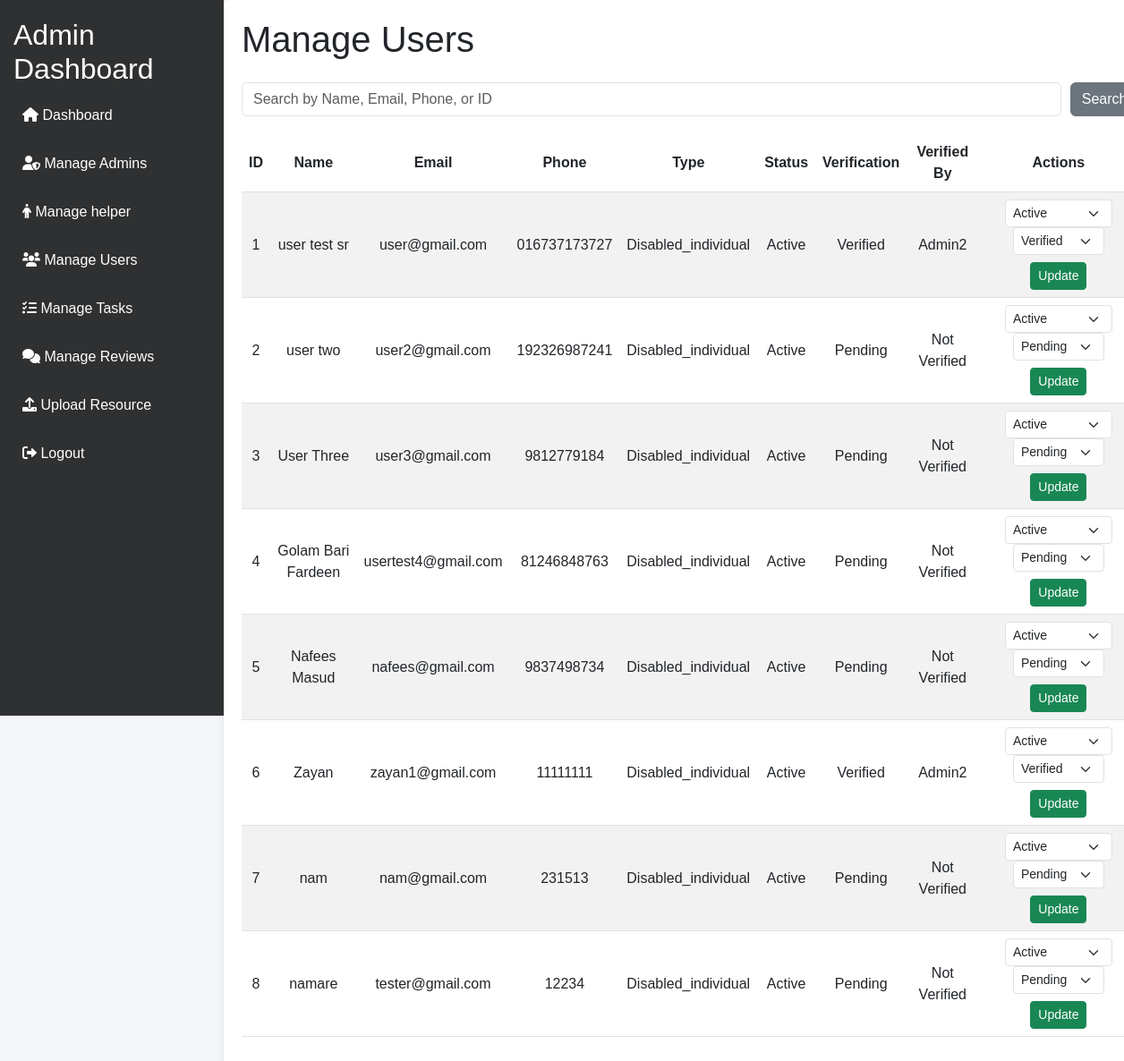
Page /admin/users.php (signed in) on the committed database.
### tables this page shows
CREATE TABLE `users` (
  `user_id` int NOT NULL AUTO_INCREMENT,
  `name` varchar(255) NOT NULL,
  `email` varchar(255) NOT NULL,
  `profile_photo` text,
  `password_hash` varchar(255) NOT NULL,
  `phone_number` varchar(15) DEFAULT NULL,
  `address` text,
  `user_type` enum('disabled_individual','family_member','caretaker') NOT NULL,
  `created_at` timestamp NULL DEFAULT CURRENT_TIMESTAMP,
  `updated_at` timestamp NULL DEFAULT CURRENT_TIMESTAMP ON UPDATE CURRENT_TIMESTAMP,
  `verification_status` enum('pending','verified','rejected') DEFAULT 'pending',
  `verified_by` int DEFAULT NULL,
  `status` enum('active','suspended','deactivated') DEFAULT 'active',
  PRIMARY KEY (`user_id`),
  UNIQUE KEY `email` (`email`),
  KEY `verified_by` (`verified_by`),
  CONSTRAINT `users_ibfk_1` FOREIGN KEY (`verified_by`) REFERENCES `admins` (`admin_id`)
);

### admin/users.php (the view, shortened to what this page needs)
<?php
include '../dbconnect.php';
$search_query = "";
if (isset($_GET['search']) && !empty($_GET['search'])) {
    $search_query = $conn->real_escape_string($_GET['search']);
    $users_query = "SELECT * FROM users
                    WHERE name LIKE '%$search_query%'
                       OR email LIKE '%$search_query%'
                       OR phone_number LIKE '%$search_query%'
                       OR user_id LIKE '%$search_query%'";
} else {
    $users_query = "SELECT * FROM users";
}
$users_result = $conn->query($users_query);
?>
<!DOCTYPE html>
<html lang="en">
<head>
    <link href="https://cdn.jsdelivr.net/npm/bootstrap@5.3.0-alpha3/dist/css/bootstrap.min.css" rel="stylesheet">
</head>
<body>
<?php include"header_admin.php"?>
    <div class="container"style="margin-left: 250px; padding: 20px;">
        <h1 class="mb-4">Manage Users</h1>
        <form method="GET" class="search-bar">
            <input type="text" name="search" class="form-control" placeholder="Search by Name, Email, Phone, or ID" value="<?php echo htmlspecialchars($search_query); ?>">
            <button type="submit" class="btn btn-secondary">Search</button>
        </form>
        <div class="table-container">
            <table class="table table-striped table-hover">
                <thead>
                <tr>
                    <th>ID</th>
                    <th>Name</th>
                    <th>Email</th>
                    <th>Phone</th>
                    <th>Type</th>
                    <th>Status</th>
                    <th>Verification</th>
                    <th>Verified By</th>
                    <th>Actions</th>
                </tr>
                </thead>
                <tbody>
                <?php while ($user = $users_result->fetch_assoc()): ?>
                    <tr>
                        <td><?php echo htmlspecialchars($user['user_id']); ?></td>
                        <td><?php echo htmlspecialchars($user['name']); ?></td>
                        <td><?php echo htmlspecialchars($user['email']); ?></td>
                        <td><?php echo htmlspecialchars($user['phone_number']); ?></td>
                        <td><?php echo ucfirst(htmlspecialchars($user['user_type'])); ?></td>
                        <td><?php echo ucfirst(htmlspecialchars($user['status'])); ?></td>
                        <td><?php echo ucfirst(htmlspecialchars($user['verification_status'])); ?></td>
                        <td>
                            <?php
                            if ($user['verified_by']) {
                                $verifier_query = "SELECT name FROM admins WHERE admin_id = " . (int)$user['verified_by'];
                                $verifier_result = $conn->query($verifier_query);
                                $verifier = $verifier_result->fetch_assoc();
                                echo htmlspecialchars($verifier['name'] ?? 'Unknown');
                            } else {
                                echo 'Not Verified';
                            }
                            ?>
                        </td>
                        <td>
                            <form method="POST" style="display:inline-block;">
                                <select name="status" class="form-select form-select-sm d-inline" style="width:auto;">
                                    <option value="active" <?php echo $user['status'] === 'active' ? 'selected' : ''; ?>>Active</option>
                                </select>
                                <select name="verification_status" class="form-select form-select-sm d-inline" style="width:auto;">
                                    <option value="pending" <?php echo $user['verification_status'] === 'pending' ? 'selected' : ''; ?>>Pending</option>
                                    <option value="verified" <?php echo $user['verification_status'] === 'verified' ? 'selected' : ''; ?>>Verified</option>
                                </select>
                                <button type="submit" name="update_user" class="btn btn-success btn-sm mt-2">Update</button>
                            </form>
                        </td>
                    </tr>
                <?php endwhile; ?>
                </tbody>
            </table>
        </div>
    </div>
</body>
</html>

### admin/users.php (style rules this page uses)
body { font-family: Arial, sans-serif; background-color: #f8f9fa; width: 83%; }
.container { margin-top: 0px; background: #fff; border-radius: 8px; padding: 20px; box-shadow: 0 4px 8px rgba(0, 0, 0, 0.1); }
h1 { font-size: 28px; color: #333; font-weight: bold; }
.search-bar { display: flex; align-items: center; margin-bottom: 20px; }
.search-bar input { flex: 1; margin-right: 10px; }
.table th, .table td { vertical-align: middle; text-align: center; }
.btn { transition: background-color 0.3s ease; }

### admin/header_admin.php (style rules this page uses)
body { font-family: 'Arial', sans-serif; background-color: #f4f6f9; }

### rows in the picture
users: user_id "1", name "user test sr", email "user@gmail.com", phone_number "016737173727", user_type "Disabled_individual", status "Active", verification_status "Verified", verified_by.name "Admin2"
users: user_id "2", name "user two", email "user2@gmail.com", phone_number "192326987241", user_type "Disabled_individual", status "Active", verification_status "Pending", shows "Not Verified"
users: user_id "3", name "User Three", email "user3@gmail.com", phone_number "9812779184", user_type "Disabled_individual", status "Active", verification_status "Pending", shows "Not Verified"
users: user_id "4", name "Golam Bari Fardeen", email "usertest4@gmail.com", phone_number "81246848763", user_type "Disabled_individual", status "Active", verification_status "Pending", shows "Not Verified"
users: user_id "5", name "Nafees Masud", email "nafees@gmail.com", phone_number "9837498734", user_type "Disabled_individual", status "Active", verification_status "Pending", shows "Not Verified"
users: user_id "6", name "Zayan", email "zayan1@gmail.com", phone_number "11111111", user_type "Disabled_individual", status "Active", verification_status "Verified", verified_by.name "Admin2"
users: user_id "7", name "nam", email "nam@gmail.com", phone_number "231513", user_type "Disabled_individual", status "Active", verification_status "Pending", shows "Not Verified"
users: user_id "8", name "namare", email "tester@gmail.com", phone_number "12234", user_type "Disabled_individual", status "Active", verification_status "Pending", shows "Not Verified"
